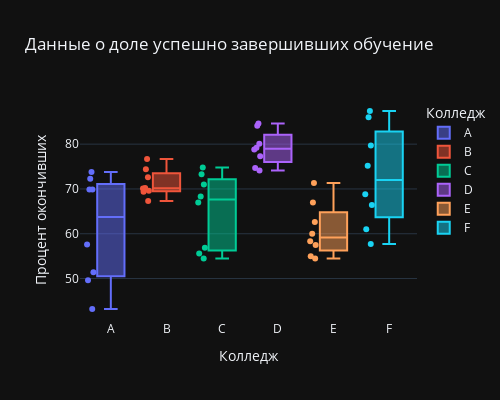

Here is the notebook cell this chart was saved with:
### Code cell
fig = px.box(grad, x='College', y='%_grad_on_time', color='College', points='all', title=title, labels=labels, width=500, height=400)

fig.show()

### Figure 1 — Plotly figure (JSON) as saved in the notebook; plotly's stock layout.template omitted (floating-point values rounded to 4 significant figures)
{"data": [{"alignmentgroup": "True", "boxpoints": "all", "hovertemplate": "Колледж=%{x}<br>Процент окончивших=%{y}<extra></extra>", "legendgroup": "A", "marker": {"color": "#636efa"}, "name": "A", "notched": false, "offsetgroup": "A", "orientation": "v", "showlegend": true, "x": ["A", "A", "A", "A", "A", "A", "A", "A"], "x0": " ", "xaxis": "x", "y": [57.6, 43.2, 49.6, 51.4, 69.9, 69.9, 73.8, 72.3], "y0": " ", "yaxis": "y", "type": "box"}, {"alignmentgroup": "True", "boxpoints": "all", "hovertemplate": "Колледж=%{x}<br>Процент окончивших=%{y}<extra></extra>", "legendgroup": "B", "marker": {"color": "#EF553B"}, "name": "B", "notched": false, "offsetgroup": "B", "orientation": "v", "showlegend": true, "x": ["B", "B", "B", "B", "B", "B", "B", "B"], "x0": " ", "xaxis": "x", "y": [70.1, 69.6, 67.3, 76.7, 69.4, 72.6, 70.2, 74.4], "y0": " ", "yaxis": "y", "type": "box"}, {"alignmentgroup": "True", "boxpoints": "all", "hovertemplate": "Колледж=%{x}<br>Процент окончивших=%{y}<extra></extra>", "legendgroup": "C", "marker": {"color": "#00cc96"}, "name": "C", "notched": false, "offsetgroup": "C", "orientation": "v", "showlegend": true, "x": ["C", "C", "C", "C", "C", "C", "C", "C"], "x0": " ", "xaxis": "x", "y": [54.5, 55.6, 56.9, 71.0, 73.3, 74.8, 68.3, 67.0], "y0": " ", "yaxis": "y", "type": "box"}, {"alignmentgroup": "True", "boxpoints": "all", "hovertemplate": "Колледж=%{x}<br>Процент окончивших=%{y}<extra></extra>", "legendgroup": "D", "marker": {"color": "#ab63fa"}, "name": "D", "notched": false, "offsetgroup": "D", "orientation": "v", "showlegend": true, "x": ["D", "D", "D", "D", "D", "D", "D", "D"], "x0": " ", "xaxis": "x", "y": [80.1, 77.3, 74.7, 79.2, 84.6, 78.8, 84.1, 74.1], "y0": " ", "yaxis": "y", "type": "box"}, {"alignmentgroup": "True", "boxpoints": "all", "hovertemplate": "Колледж=%{x}<br>Процент окончивших=%{y}<extra></extra>", "legendgroup": "E", "marker": {"color": "#FFA15A"}, "name": "E", "notched": false, "offsetgroup": "E", "orientation": "v", "showlegend": true, "x": ["E", "E", "E", "E", "E", "E", "E", "E"], "x0": " ", "xaxis": "x", "y": [71.3, 62.6, 54.5, 57.5, 55.0, 67.0, 60.0, 58.3], "y0": " ", "yaxis": "y", "type": "box"}, {"alignmentgroup": "True", "boxpoints": "all", "hovertemplate": "Колледж=%{x}<br>Процент окончивших=%{y}<extra></extra>", "legendgroup": "F", "marker": {"color": "#19d3f3"}, "name": "F", "notched": false, "offsetgroup": "F", "orientation": "v", "showlegend": true, "x": ["F", "F", "F", "F", "F", "F", "F", "F"], "x0": " ", "xaxis": "x", "y": [68.8, 61.0, 57.7, 66.4, 75.2, 87.4, 86.0, 79.7], "y0": " ", "yaxis": "y", "type": "box"}], "layout": {"xaxis": {"anchor": "y", "domain": [0.0, 1.0], "title": {"text": "Колледж"}, "categoryorder": "array", "categoryarray": ["A", "B", "C", "D", "E", "F"]}, "yaxis": {"anchor": "x", "domain": [0.0, 1.0], "title": {"text": "Процент окончивших"}}, "legend": {"title": {"text": "Колледж"}, "tracegroupgap": 0}, "title": {"text": "Данные о доле успешно завершивших обучение"}, "boxmode": "overlay", "height": 400, "width": 500}}
